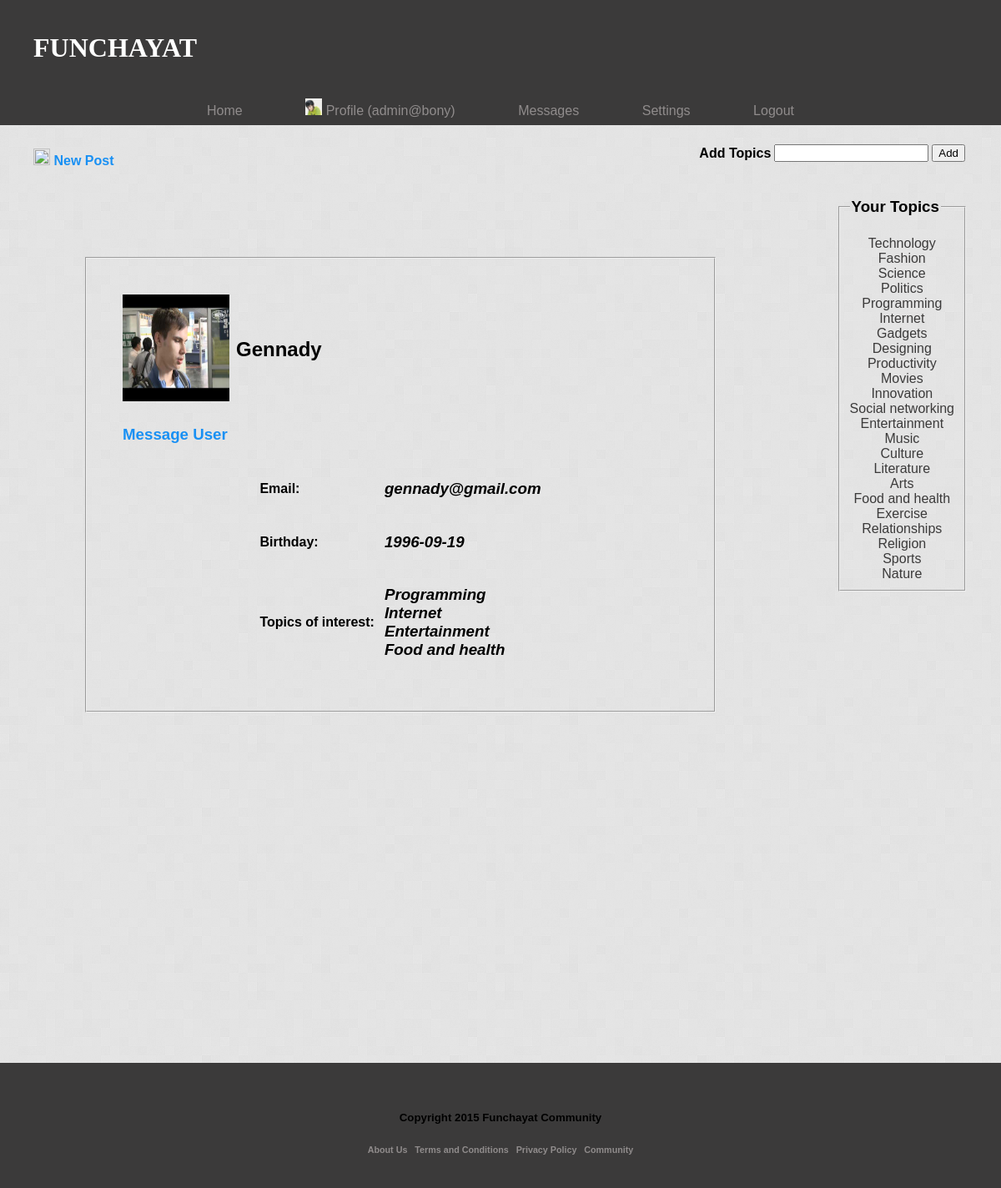
/profile.php?member=Gennady (signed in), run on the app's committed database.
### tables this page shows
CREATE TABLE IF NOT EXISTS `users` (
  `uname` varchar(30) NOT NULL,
  `pwd` varchar(20) NOT NULL,
  `email` varchar(40) NOT NULL,
  `dob` date NOT NULL,
  `userpicture` tinyint(1) NOT NULL,
  PRIMARY KEY (`uname`)
);

### functions/main.php (called while the page is built, shortened)
<?php
	function get_topics($uname) {
		$sql="SELECT * from `topics` where `uname`='$uname'";
		$res=@mysql_query($sql);
		$res=mysql_fetch_array($res);
		$ret=array();
		while(list($name, $id)=each($res)) {
			if($id==1 and !($name<='100')) {
				$topic=strtoupper($name[0]);
				for($i=1; $i<strlen($name); $i++)
					$topic=$topic.$name[$i];
				$ret[]=$topic;
			}
		}
		return $ret;
	}
			for($i=0; $i<$indent; $i++) echo "&nbsp;"; ?>

### profile.php (the view, shortened to what this page needs)
<!doctype html>
<html>
<head>
<link href="css/main.css" type="text/css" rel="stylesheet"/>
<?php
	require_once('functions/main.php');
?>
</head>
<body>
	<?php
		require_once("includes/header.inc");
	?>
    <?php
		if($_SESSION['isopen'])
			require_once("includes/homelinks.inc");
		else {
			sleep(1);
			header('Location: index.php');
		}
	?>
    <div class="profile" align="left">
    	<?php
			$my=true;
			if(isset($_GET['member']) and $_GET['member'] != $_SESSION['uname']) {
				$my=false;
				$u=$_GET['member'];
				$sql="SELECT * from users where uname='$u'";
				$res=mysql_query($sql);
				$res=mysql_fetch_array($res);
			}
		?>
    	<fieldset class="pad">
    		<table>
            	<tr>
                	<?php
						$pic=0;
						if($res['userpicture'])
							$pic="profile_images/$u.jpg";
						else
							$pic="images/user.jpg";
					?>
                	<td> <img src="<?php echo $pic; ?>" width="128" height="128"/> </td> <td></td> <td> <h2><?php echo $res['uname']; ?> </h2> </td>
                </tr>
             </table>
             <table>
             	<tr>
                	<?php
						if($my)
                			echo '<td><a href="editprofile.php"><h3>Edit Profile</h3></a></td>';
						else
                    		echo '<td><a href="sendmessage.php?to='.$u.'"><h3>Message User</h3></a></td>';
					?>
                </tr>
             </table>
             <table align="center">
                <tr>
                	<td><b>Email: </b></td> <td></td> <td></td> <td> <i><h3><?php echo $res['email']; ?></h3></i> </td>
                </tr>
                <tr>
                	<td><b>Birthday: </b></td><td></td> <td></td> <td> <i><h3><?php echo $res['dob']; ?> </h3></i> </td>
                </tr>
                <tr>
                	<td><b>Topics of interest: </b></td><td></td> <td></td> <td> <i><h3><?php $topics=get_topics($u); for($i=0; $i<sizeof($topics); $i++) {
					echo "$topics[$i]<br>";
				} ?> </h3></i> </td>
                </tr>
            </table>
        </fieldset>
    </div>
   	<?php
    	require_once("includes/footer.inc");
	?>
</body>
</html>

### css/main.css (style rules this page uses)
body { background-image:url(../images/background.png); font-family:Arial, sans-serif; margin: 0px; }
a { text-decoration: none; color:rgba(25,144,243,1.00); }
.profile { margin-left: 100px; margin-right: 340px; margin-top: -30px; }
.pad { padding: 40px; }

### data on the page
users: uname "Gennady", email "gennady@gmail.com", dob "1996-09-19"

### other printed values
$uname "admin@bony"
$topics[$i] "Technology"
$topics[$i] "Fashion"
$topics[$i] "Science"
$topics[$i] "Politics"
$topics[$i] "Programming"
$topics[$i] "Internet"
$topics[$i] "Gadgets"
$topics[$i] "Designing"
$topics[$i] "Productivity"
$topics[$i] "Movies"
$topics[$i] "Innovation"
$topics[$i] "Social networking"
$topics[$i] "Entertainment"
$topics[$i] "Music"
